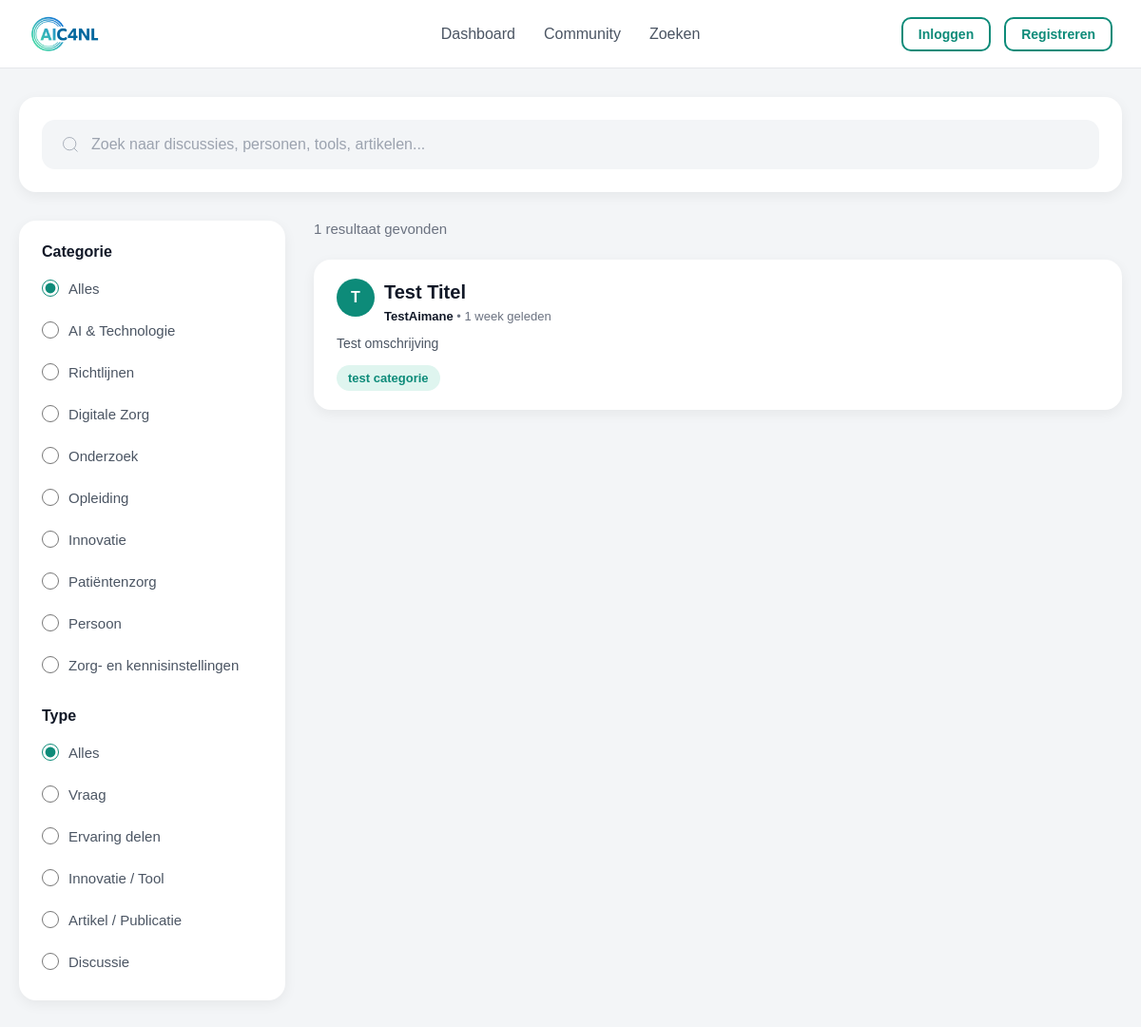
The page /zoeken/ on the database as committed earlier.
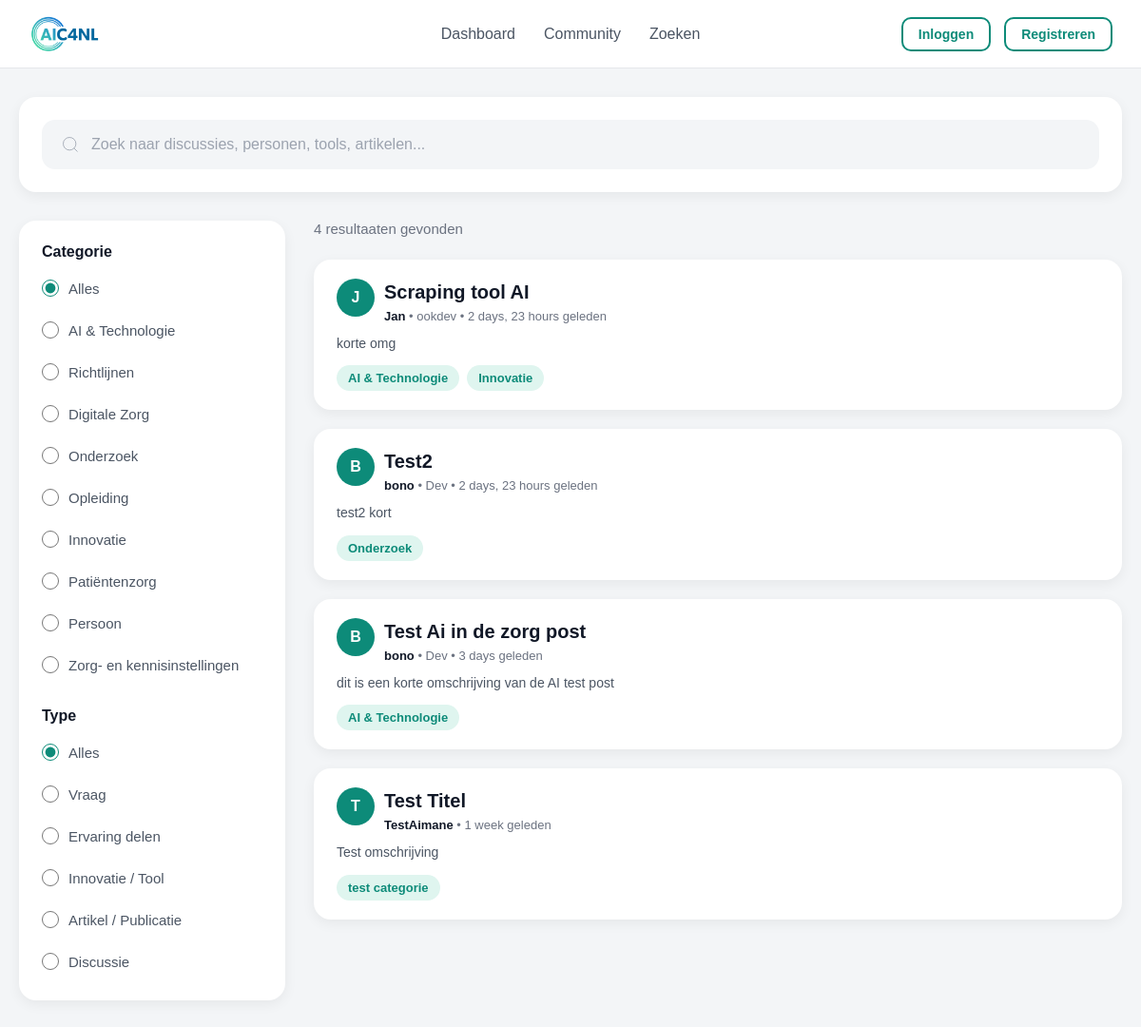
The same page on the database as committed later.
### core/models.py (models this page shows, shortened)
class Post(models.Model):
    title = models.CharField(max_length=255)
    type = models.CharField(max_length=255)
    short_description = models.CharField(max_length=500)
    long_description = models.TextField()
    created_at = models.DateTimeField(auto_now_add=True)
    image_path = models.CharField(max_length=500, blank=True, null=True)
    target_audience = models.CharField(max_length=255)
    category = models.CharField(max_length=255)
    is_validated = models.BooleanField(default=False)
    user = models.ForeignKey(
        User,
        on_delete=models.CASCADE,
        related_name="posts"
    )
    use_case = models.ForeignKey(
        UseCase,
        on_delete=models.SET_NULL,
        null=True,
        blank=True,
        related_name="posts"
    )
    institution = models.ForeignKey(
        Institution,
        on_delete=models.SET_NULL,
        null=True,
        blank=True,
        related_name="posts"
    )

class User(AbstractUser):
    email = models.EmailField(unique=True)
    date_of_birth = models.DateField(blank=True, null=True)
    function = models.CharField(max_length=255, blank=True, null=True)
    description = models.TextField(blank=True, null=True)
    ai_knowledge_level = models.IntegerField(
        validators=[MinValueValidator(1), MaxValueValidator(10)],
        blank=True,
        null=True
    )
    points = models.IntegerField(default=0)
    rank = models.CharField(max_length=255, blank=True, null=True)
    is_admin = models.BooleanField(default=False)
    institution = models.ForeignKey(
        Institution,
        on_delete=models.SET_NULL,
        null=True,
        blank=True,
        related_name="users"
    )
    badges = models.ManyToManyField(
        Badge,
        blank=True,
        related_name="users"
    )

### core/views.py (the view, shortened to what this page needs)
# urls.py: path('zoeken/', views.zoeken_view, name='zoeken'),
def zoeken_view(request):
    query = request.GET.get('q', '').strip()
    category = request.GET.get('category', '').strip()
    post_type = request.GET.get('type', '').strip()
    posts = []
    users = []
    institutions = []
    if category == 'Zorg- en kennisinstellingen':
        institutions = Institution.objects.all()
        if query:
            institutions = institutions.filter(
                Q(name__icontains=query) |
                Q(description__icontains=query)
            )
    else:
        posts = Post.objects.all().order_by('-created_at')
        if category and category != 'all':
            posts = posts.filter(category__icontains=category)
        if post_type and post_type != 'all':
            posts = posts.filter(type__iexact=post_type)
    for post in posts:
        if post.category:
            post.category_list = [cat.strip() for cat in post.category.split(',')]
        else:
            post.category_list = []
        if post.target_audience:
            post.audience_list = [aud.strip() for aud in post.target_audience.split(',')]
        else:
            post.audience_list = []
    from django.db.models import QuerySet
    posts_count = posts.count() if isinstance(posts, QuerySet) else len(posts)
    users_count = users.count() if isinstance(users, QuerySet) else len(users)
    inst_count = institutions.count() if isinstance(institutions, QuerySet) else len(institutions)
    results_count = posts_count + users_count + inst_count
    form = PostForm()
    return render(request, 'core/zoeken.html', {
        'posts': posts,
        'users': users,
        'institutions': institutions,
        'query': query,
        'results_count': results_count,
        'form': form,
        'post_type': post_type,
        'category': category
    })

### core/models.py (called while the page is built)
    def __str__(self):
        return self.name

### core/templates/core/zoeken.html (shortened to what the changed rows need)
{% extends 'core/base.html' %}
{% block content %}
<div class="search-page">
    <div class="search-layout">
        <main class="search-results">
            {% if results_count > 0 %}
                <div class="results-header">
                    <p class="results-count">{{ results_count }} resultaat{{ results_count|pluralize:"en" }} gevonden</p>
                </div>
                {% if users %}
                    {% for user in users %}
                        <div class="result-card" style="cursor: pointer;" onclick="window.location.href='{% url 'user_profile' user.username %}';">
                            <div style="display: flex; align-items: flex-start; gap: 15px;">
                                <div class="post-user-avatar" style="width: 50px; height: 50px; flex-shrink: 0; font-size: 20px;">
                                    {{ user.username|slice:":1"|upper }}
                                </div>
                                <div style="flex: 1;">
                                    <h3 class="result-title" style="margin: 0 0 4px 0;">{{ user.get_full_name|default:user.username }}</h3>
                                    <div style="color: #6b7280; font-size: 13px;">
                                        <span style="color: #111827; font-weight: 600;">@{{ user.username }}</span>
                                        {% if user.function %}<span class="result-description"> • {{ user.function }}</span>{% endif %}
                                    </div>
                                    {% if user.description %}
                                        <p class="result-description" style="margin: 8px 0 0 0; color: #4b5563; font-size: 13px; line-height: 1.5;">{{ user.description }}</p>
                                    {% endif %}
                                    <div style="margin-top: 10px; display: flex; gap: 15px; font-size: 13px; color: #6b7280;">
                                        <span><strong style="color: #111827;">{{ user.posts.count }}</strong> bijdragen</span>
                                        <span><strong style="color: #0d8b79;">{{ user.points }}</strong> punten</span>
                                        <span>Level <strong>{{ user.get_level }}</strong></span>
                                    </div>
                                </div>
                                <span style="background: #0d8b79; color: white; padding: 8px 16px; border-radius: 6px; font-size: 13px; font-weight: 500; white-space: nowrap;">Profiel</span>
                            </div>
                        </div>
                    {% endfor %}
                {% else %}
                    {% for post in posts %}
                        <div class="result-card" onclick="openPostDetail({{ post.id }}, '{{ post.title|escapejs }}', '{{ post.user.username|escapejs }}', '{{ post.user.function|escapejs }}', '{{ post.created_at|timesince }} geleden', '{{ post.type|escapejs }}', '{{ post.short_description|escapejs }}', '{{ post.long_description|escapejs }}', '{{ post.category|escapejs }}')" style="cursor: pointer;">
                            <div style="display: flex; align-items: flex-start; gap: 10px; margin-bottom: 10px;">
                                <div class="post-user-avatar" style="width: 40px; height: 40px; flex-shrink: 0;">
                                    {{ post.user.username|slice:":1"|upper }}
                                </div>
                                <div style="flex: 1; min-width: 0;">
                                    <h3 class="result-title" style="margin: 0 0 4px 0;">{{ post.title }}</h3>
                                    <div style="color: #6b7280; font-size: 13px;">
                                        <span style="font-weight: 600; color: #111827;">{{ post.user.username }}</span>
                                        {% if post.user.function %}<span> • {{ post.user.function }}</span>{% endif %}
                                        <span> • {{ post.created_at|timesince }} geleden</span>
                                    </div>
                                </div>
                            </div>
                            <p class="result-description">{{ post.short_description }}</p>
                            <div class="result-tags" style="margin-top: 8px;">
                                {% if post.category_list %}
                                    {% for cat in post.category_list %}
                                        <span class="tag">{{ cat }}</span>
                                    {% endfor %}
                                {% endif %}
                            </div>
                        </div>
                    {% endfor %}
                {% endif %}
            {% else %}
                <div class="no-results">
                    <p>Geen resultaten gevonden{% if query %} voor "{{ query }}"{% endif %}</p>
                </div>
            {% endif %}
        </main>
    </div>
</div>
{% endblock %}

Rows that differ between the two databases and show on the page:
added Post: user.username "J", title "Scraping tool AI", user.username "Jan", user.function "ookdev", created_at "2 days, 23 hours", short_description "korte omg", category_list "AI & Technologie" "Innovatie"
added Post: user.username "B", title "Test2", user.username "bono", user.function "Dev", created_at "2 days, 23 hours", short_description "test2 kort", category_list "Onderzoek"
added Post: user.username "B", title "Test Ai in de zorg post", user.username "bono", user.function "Dev", created_at "3 days", short_description "dit is een korte omschrijving van de AI test post", category_list "AI & Technologie"
Other text that changed with them:
{{ results_count }}: "1" → "4"
